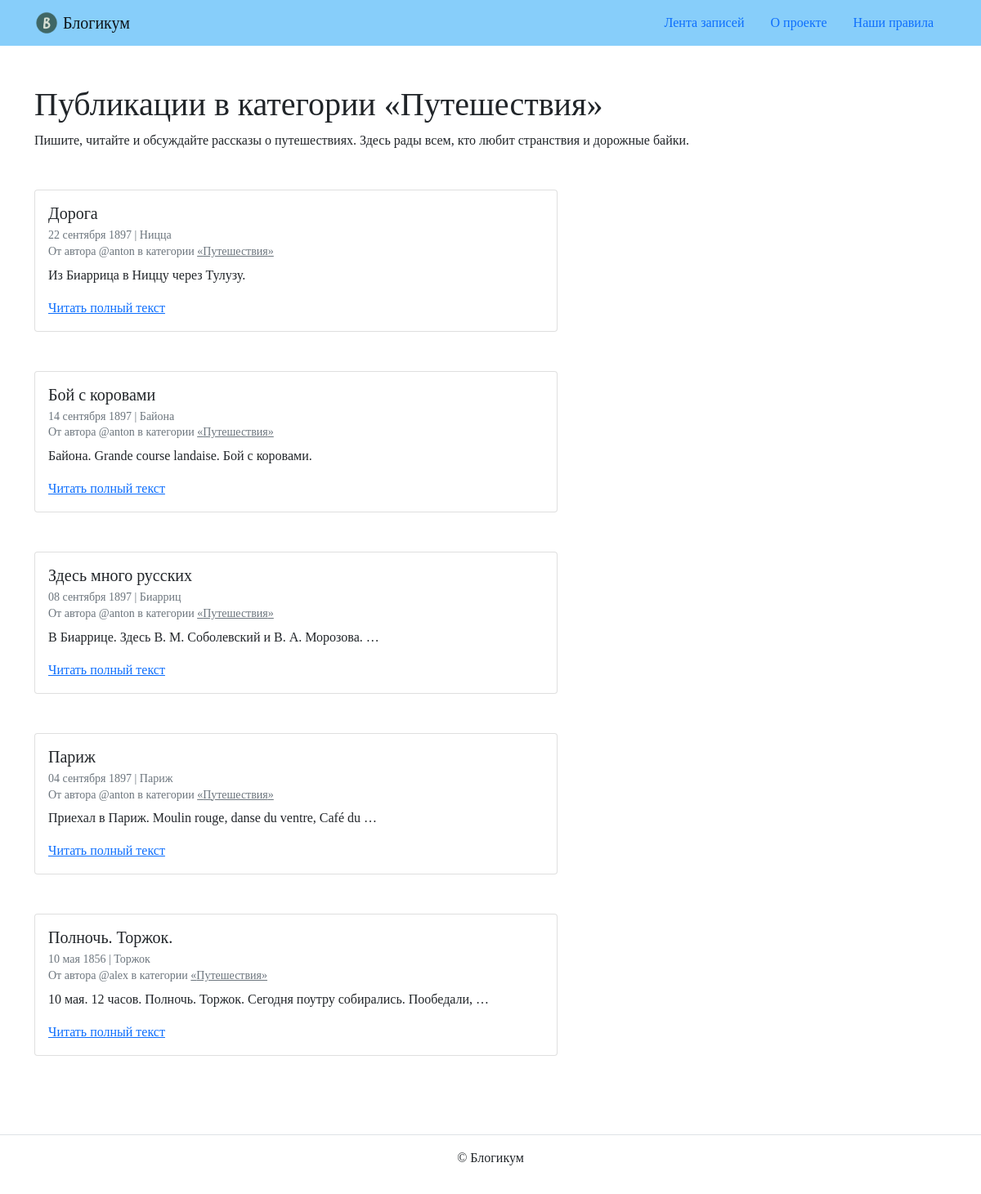
/category/travel/, run on the app's committed database.
### blog/models.py (models this page shows, shortened)
class BaseModel(models.Model):
    is_published = models.BooleanField(
        default=True,
        blank=False,
        verbose_name="Опубликовано",
        help_text="Снимите галочку, чтобы скрыть публикацию."
    )
    created_at = models.DateTimeField(
        auto_now_add=True,
        blank=False,
        verbose_name="Добавлено"
    )
    class Meta:
        abstract = True

class Category(BaseModel):
    title = models.CharField(
        max_length=256,
        blank=False,
        verbose_name="Заголовок"
    )
    description = models.TextField(blank=False, verbose_name="Описание")
    slug = models.SlugField(
        unique=True,
        blank=False,
        verbose_name="Идентификатор",
        help_text=(
            "Идентификатор страницы для URL;"
            " разрешены символы латиницы, цифры, "
            "дефис и подчёркивание."
        )
    )
    class Meta:
        verbose_name = "категория"
        verbose_name_plural = "Категории"

class Post(BaseModel):
    title = models.CharField(
        max_length=256,
        blank=False,
        verbose_name="Заголовок"
    )
    text = models.TextField(blank=False, verbose_name="Текст")
    pub_date = models.DateTimeField(
        blank=False,
        verbose_name="Дата и время публикации",
        help_text=(
            "Если установить дату и время в будущем — "
            "можно делать отложенные публикации."
        )
    )
    author = models.ForeignKey(
        User,
        on_delete=models.CASCADE,
        blank=False,
        verbose_name="Автор публикации"
    )
    location = models.ForeignKey(
        Location,
        on_delete=models.SET_NULL,
        null=True,
        blank=True,
        verbose_name="Местоположение"
    )
    category = models.ForeignKey(
        Category,
        on_delete=models.SET_NULL,
        null=True,
        blank=False,
        verbose_name="Категория"
    )
    class Meta:
        verbose_name = "публикация"
        verbose_name_plural = "Публикации"

class Location(BaseModel):
    name = models.CharField(
        max_length=256,
        blank=False,
        verbose_name="Название места"
    )
    class Meta:
        verbose_name = "местоположение"
        verbose_name_plural = "Местоположения"

### blog/views.py (the view)
def category_posts(request, slug):
    template = "blog/category.html"
    category = get_object_or_404(
        Category,
        slug=slug,
        is_published=True
    )
    posts_list = Post.objects.filter(
        category=category,
        is_published=True,
        pub_date__lte=now()
    ).order_by('-pub_date')
    context = {
        "category": category,
        "posts_list": posts_list,
    }
    return render(request, template, context)

### templates/blog/category.html (shortened to what this page needs)
{% extends "base.html" %}
{% block content %}
<h1>Публикации в категории «{{ category.title }}»</h1>
<p class="mb-5">{{ category.description }}</p>
{% for post in posts_list %}
  <article class="mb-5">
    {% include "includes/post_card.html" %}
  </article>
{% endfor %}
{% endblock %}

### templates/includes/post_card.html
<div class="card" style="width: 40rem;">
  <div class="card-body">
    <h5 class="card-title">{{ post.title }}</h5>
    <h6 class="card-subtitle mb-2 text-muted">
      <small>
        {{ post.pub_date|date:"d E Y" }} | {% if post.location and post.location.is_published %}{{ post.location.name }}{% else %}Планета Земля{% endif %}<br>
        От автора @{{ post.author.username }} в категории {% include "includes/category_link.html" %}
      </small>
    </h6>
    <p class="card-text">{{ post.text|truncatewords:10 }}</p>
    <a href="{% url 'blog:post_detail' post.id %}" class="card-link">Читать полный текст</a>
  </div>
</div>

### templates/includes/category_link.html
<a class="text-muted" href="{% url 'blog:category_posts' post.category.slug %}">
  «{{ post.category.title }}»
</a>

### data on the page
Category: title "Путешествия", description "Пишите, читайте и обсуждайте рассказы о путешествиях. Здесь рады всем, кто любит странствия и дорожные байки."
Post: title "Дорога", pub_date "22 сентября 1897", location.name "Ницца", author.username "anton", category "Путешествия", text "Из Биаррица в Ниццу через Тулузу."
Post: title "Бой с коровами", pub_date "14 сентября 1897", location.name "Байона", author.username "anton", category "Путешествия", text "Байона. Grande course landaise. Бой с коровами."
Post: title "Здесь много русских", pub_date "08 сентября 1897", location.name "Биарриц", author.username "anton", category "Путешествия", text "В Биаррице. Здесь В. М. Соболевский и В. А. Морозова. …"
Post: title "Париж", pub_date "04 сентября 1897", location.name "Париж", author.username "anton", category "Путешествия", text "Приехал в Париж. Moulin rouge, danse du ventre, Café du …"
Post: title "Полночь. Торжок.", pub_date "10 мая 1856", location.name "Торжок", author.username "alex", category "Путешествия", text "10 мая. 12 часов. Полночь. Торжок. Сегодня поутру собирались. Пообедали, …"
